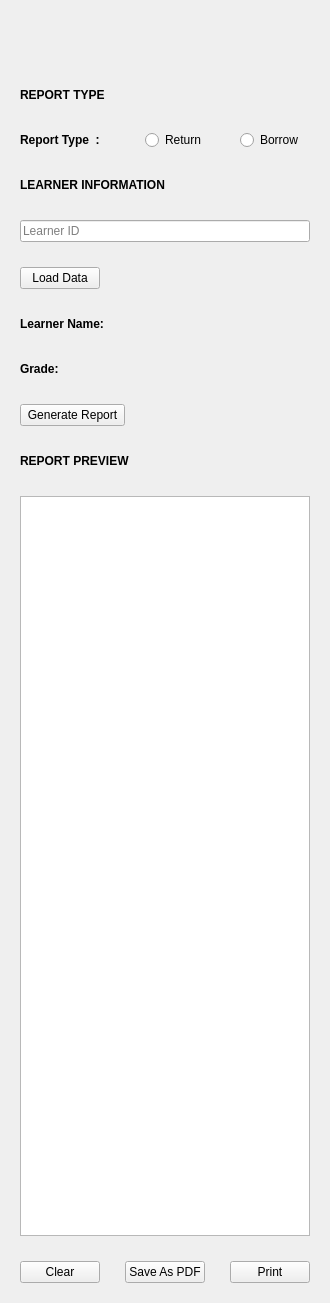
                          <widget class="QWidget" name="scrollAreaWidgetContents_7">
                           <property name="geometry">
                            <rect>
                             <x>0</x>
                             <y>0</y>
                             <width>265</width>
                             <height>1303</height>
                            </rect>
                           </property>
                           <layout class="QVBoxLayout" name="verticalLayout_180">
                            <item>
                             <widget class="QWidget" name="widget_reportBackground" native="true">
                              <layout class="QVBoxLayout" name="verticalLayout_184">
                               <property name="spacing">
                                <number>25</number>
                               </property>
                               <item>
                                <widget class="QPushButton" name="pushButton_backToMenu">
                                 <property name="minimumSize">
                                  <size>
                                   <width>40</width>
                                   <height>40</height>
                                  </size>
                                 </property>
                                 <property name="maximumSize">
                                  <size>
                                   <width>40</width>
                                   <height>40</height>
                                  </size>
                                 </property>
                                 <property name="text">
                                  <string />
                                 </property>
                                 <property name="icon">
                                  <iconset resource="../resources.qrc">
                                   <normaloff>:/icons/icons/Liquid glass/icons8-back-100-2.png</normaloff>:/icons/icons/Liquid glass/icons8-back-100-2.png</iconset>
                                 </property>
                                 <property name="iconSize">
                                  <size>
                                   <width>30</width>
                                   <height>30</height>
                                  </size>
                                 </property>
                                 <property name="shortcut">
                                  <string>Enter</string>
                                 </property>
                                 <property name="flat">
                                  <bool>true</bool>
                                 </property>
                                </widget>
                               </item>
                               <item>
                                <widget class="QLabel" name="label_reportTypeTitle">
                                 <property name="minimumSize">
                                  <size>
                                   <width>0</width>
                                   <height>20</height>
                                  </size>
                                 </property>
                                 <property name="maximumSize">
                                  <size>
                                   <width>16777215</width>
                                   <height>20</height>
                                  </size>
                                 </property>
                                 <property name="font">
                                  <font>
                                   <bold>true</bold>
                                  </font>
                                 </property>
                                 <property name="text">
                                  <string>REPORT TYPE</string>
                                 </property>
                                </widget>
                               </item>
                               <item>
                                <layout class="QHBoxLayout" name="horizontalLayout_34">
                                 <item>
                                  <widget class="QLabel" name="label_returnReportType">
                                   <property name="minimumSize">
                                    <size>
                                     <width>100</width>
                                     <height>20</height>
                                    </size>
                                   </property>
                                   <property name="maximumSize">
                                    <size>
                                     <width>90</width>
                                     <height>20</height>
                                    </size>
                                   </property>
                                   <property name="font">
                                    <font>
                                     <bold>true</bold>
                                    </font>
                                   </property>
                                   <property name="text">
                                    <string>Report Type  :</string>
                                   </property>
                                  </widget>
                                 </item>
                                 <item>
                                  <widget class="QRadioButton" name="radioButton_returnReport">
                                   <property name="maximumSize">
                                    <size>
                                     <width>120</width>
                                     <height>16777215</height>
                                    </size>
                                   </property>
                                   <property name="text">
                                    <string>Return</string>
                                   </property>
                                  </widget>
                                 </item>
                                 <item>
                                  <widget class="QRadioButton" name="radioButton_borrowReport">
                                   <property name="text">
                                    <string>Borrow</string>
                                   </property>
                                  </widget>
                                 </item>
                                </layout>
                               </item>
                               <item>
                                <widget class="QLabel" name="label_reportLearnerInfoTitle">
                                 <property name="minimumSize">
                                  <size>
                                   <width>0</width>
                                   <height>20</height>
                                  </size>
                                 </property>
                                 <property name="maximumSize">
                                  <size>
                                   <width>16777215</width>
                                   <height>20</height>
                                  </size>
                                 </property>
                                 <property name="font">
                                  <font>
                                   <bold>true</bold>
                                  </font>
                                 </property>
                                 <property name="text">
                                  <string>LEARNER INFORMATION</string>
                                 </property>
                                </widget>
                               </item>
                               <item>
                                <widget class="QLineEdit" name="lineEdit_reportLearnerID">
                                 <property name="maximumSize">
                                  <size>
                                   <width>400</width>
                                   <height>16777215</height>
                                  </size>
                                 </property>
                                 <property name="text">
                                  <string />
                                 </property>
                                 <property name="placeholderText">
                                  <string>Learner ID</string>
                                 </property>
                                </widget>
                               </item>
                               <item>
                                <widget class="QPushButton" name="pushButton_loadLearnerData">
                                 <property name="maximumSize">
                                  <size>
                                   <width>80</width>
                                   <height>16777215</height>
                                  </size>
                                 </property>
                                 <property name="text">
                                  <string>Load Data</string>
                                 </property>
                                 <property name="iconSize">
                                  <size>
                                   <width>18</width>
                                   <height>18</height>
                                  </size>
                                 </property>
                                </widget>
                               </item>
                               <item>
                                <layout class="QHBoxLayout" name="horizontalLayout_20">
                                 <property name="spacing">
                                  <number>0</number>
                                 </property>
                                 <item>
                                  <widget class="QLabel" name="label_learnerNameTitle">
                                   <property name="minimumSize">
                                    <size>
                                     <width>90</width>
                                     <height>20</height>
                                    </size>
                                   </property>
                                   <property name="maximumSize">
                                    <size>
                                     <width>90</width>
                                     <height>20</height>
                                    </size>
                                   </property>
                                   <property name="font">
                                    <font>
                                     <bold>true</bold>
                                    </font>
                                   </property>
                                   <property name="text">
                                    <string>Learner Name:</string>
                                   </property>
                                  </widget>
                                 </item>
                                 <item>
                                  <widget class="QLabel" name="label_reportLearnerName">
                                   <property name="minimumSize">
                                    <size>
                                     <width>0</width>
                                     <height>20</height>
                                    </size>
                                   </property>
                                   <property name="maximumSize">
                                    <size>
                                     <width>16777215</width>
                                     <height>20</height>
                                    </size>
                                   </property>
                                   <property name="font">
                                    <font>
                                     <bold>true</bold>
                                    </font>
                                   </property>
                                   <property name="text">
                                    <string />
                                   </property>
                                  </widget>
                                 </item>
                                </layout>
                               </item>
                               <item>
                                <layout class="QHBoxLayout" name="horizontalLayout_22">
                                 <property name="spacing">
                                  <number>0</number>
                                 </property>
                                 <item>
                                  <widget class="QLabel" name="label_gradeTitle">
                                   <property name="minimumSize">
                                    <size>
                                     <width>0</width>
                                     <height>20</height>
                                    </size>
                                   </property>
                                   <property name="maximumSize">
                                    <size>
                                     <width>50</width>
                                     <height>20</height>
                                    </size>
                                   </property>
                                   <property name="font">
                                    <font>
                                     <bold>true</bold>
                                    </font>
                                   </property>
                                   <property name="text">
                                    <string>Grade:</string>
                                   </property>
                                  </widget>
                                 </item>
                                 <item>
                                  <widget class="QLabel" name="label_reportLearnerGrade">
                                   <property name="minimumSize">
                                    <size>
                                     <width>0</width>
                                     <height>20</height>
                                    </size>
                                   </property>
                                   <property name="maximumSize">
                                    <size>
                                     <width>16777215</width>
                                     <height>20</height>
                                    </size>
                                   </property>
                                   <property name="font">
                                    <font>
                                     <bold>true</bold>
                                    </font>
                                   </property>
                                   <property name="text">
                                    <string />
                                   </property>
                                  </widget>
                                 </item>
                                </layout>
                               </item>
                               <item>
                                <widget class="QPushButton" name="pushButton_generateReport">
                                 <property name="maximumSize">
                                  <size>
                                   <width>105</width>
                                   <height>16777215</height>
                                  </size>
                                 </property>
                                 <property name="text">
                                  <string>Generate Report</string>
                                 </property>
                                 <property name="iconSize">
                                  <size>
                                   <width>18</width>
                                   <height>18</height>
                                  </size>
                                 </property>
                                </widget>
                               </item>
                               <item>
                                <widget class="QLabel" name="label_reportPreviewTitle">
                                 <property name="minimumSize">
                                  <size>
                                   <width>0</width>
                                   <height>20</height>
                                  </size>
                                 </property>
                                 <property name="maximumSize">
                                  <size>
                                   <width>16777215</width>
                                   <height>20</height>
                                  </size>
                                 </property>
                                 <property name="font">
                                  <font>
                                   <bold>true</bold>
                                  </font>
                                 </property>
                                 <property name="text">
                                  <string>REPORT PREVIEW</string>
                                 </property>
                                </widget>
                               </item>
                               <item>
                                <widget class="QTextEdit" name="textEdit_reportPreview">
                                 <property name="minimumSize">
                                  <size>
                                   <width>0</width>
                                   <height>700</height>
                                  </size>
                                 </property>
                                 </widget>
                               </item>
                               <item>
                                <layout class="QHBoxLayout" name="horizontalLayout_35">
                                 <item>
                                  <widget class="QPushButton" name="pushButton_clearPreview">
                                   <property name="text">
                                    <string>Clear</string>
                                   </property>
                                   <property name="iconSize">
                                    <size>
                                     <width>18</width>
                                     <height>18</height>
                                    </size>
                                   </property>
                                  </widget>
                                 </item>
                                 <item>
                                  <widget class="QPushButton" name="pushButton_saveReportPDF">
                                   <property name="text">
                                    <string>Save As PDF</string>
                                   </property>
                                   <property name="iconSize">
                                    <size>
                                     <width>18</width>
                                     <height>18</height>
                                    </size>
                                   </property>
                                  </widget>
                                 </item>
                                 <item>
                                  <widget class="QPushButton" name="pushButton_printReport">
                                   <property name="text">
                                    <string>Print</string>
                                   </property>
                                   <property name="iconSize">
                                    <size>
                                     <width>18</width>
                                     <height>18</height>
                                    </size>
                                   </property>
                                  </widget>
                                 </item>
                                </layout>
                               </item>
                               <item>
                                <layout class="QVBoxLayout" name="verticalLayout_182" />
                               </item>
                              </layout>
                             </widget>
                            </item>
                           </layout>
                          </widget>
